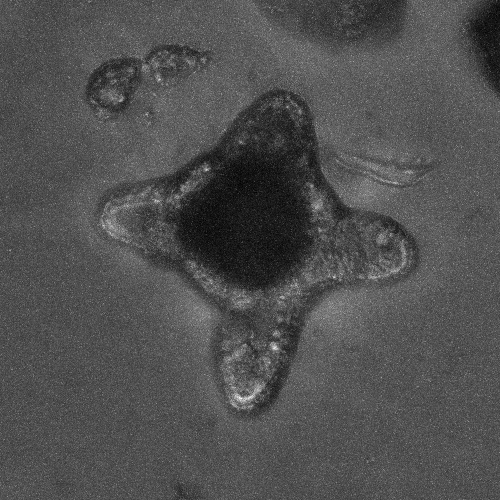
%> input picture organoid_brightfield.tif, 500 x 500 px
$ octave curvature_2D_fourier_paneth_interpolation.m   (GNU Octave 9; MATLAB toolbox functions it lacks are replaced by stand-ins)
%> lines starting %> are read from the running program, lines starting %| are printed output that depends on the picture; in (x1, y1, x2, y2) boxes, pixels count from 0 and x2, y2 are one past the last pixel; in counts of white or black regions, pixels touching at a corner belong together; the program's own positions count from 1
clc
clear all
close all

%% Fourier series settings

total_number_of_series = 10;

%% image resolution

x_res = 369.28/800; % microns/pixel
y_res = x_res;

%% Load in files of interest

% .tif orgnanoid body image
I = imread('organoid_brightfield.tif');
%> I is the input picture: size 500x500 uint16; min 127, max 287, mean 177.8
I = imadjust(I);
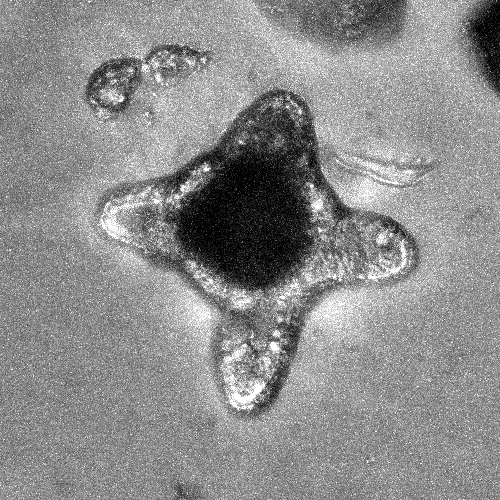
%> I: size 500x500 uint16; min 0, max 65535, mean 36252.7; drawn with min black and max white
I = cat(3,I,I,I);
%> I: size 500x500x3 uint16

% read in organoid body segmentation
organoid = imread('organoid_segmentation.png');
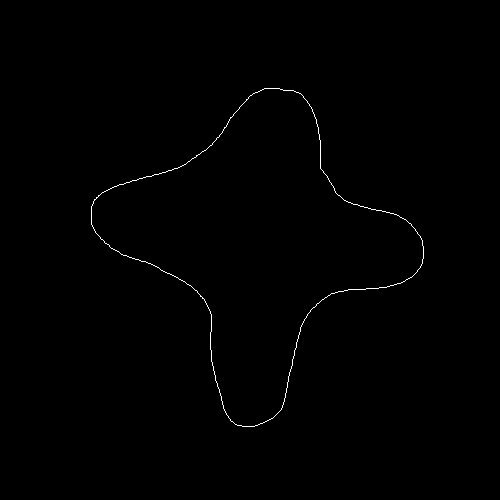
%> input picture organoid_segmentation.png, 500 x 500 px
%> organoid: size 500x500 logical; 0.39% white in thin lines or dots, all inside (x1, y1, x2, y2) = (91, 88, 424, 427)

% read in lysozyme segmentation
%> (the run ends here)
